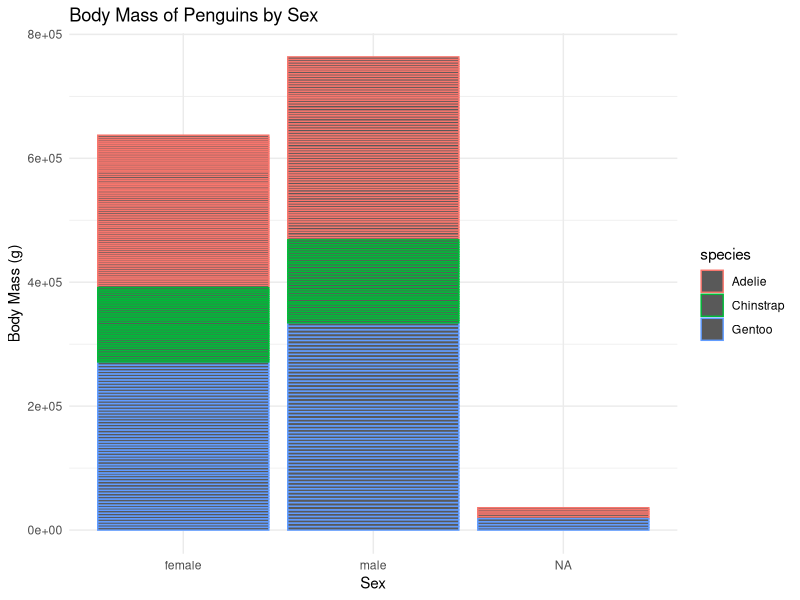
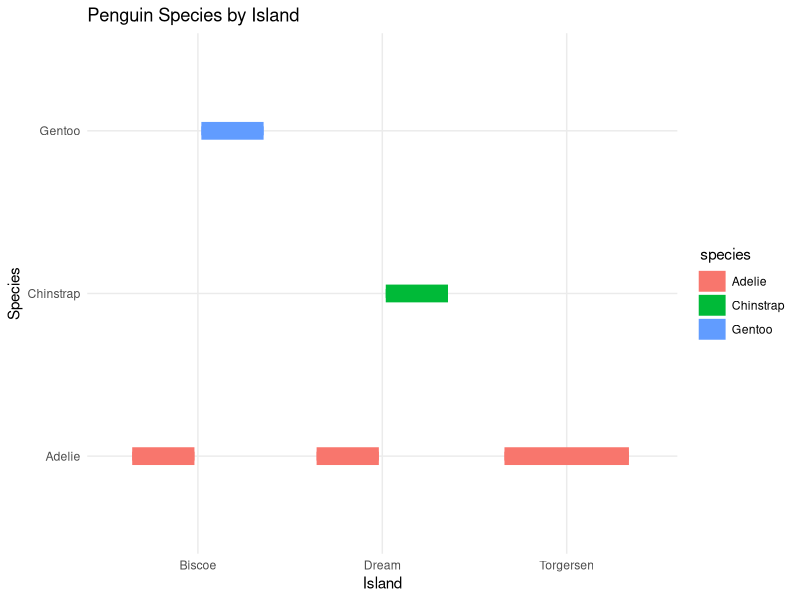

These figures' R source, in order:
## ---- chunk 1
library(palmerpenguins)
library(ggplot2)
#insert introduction commentary here
## ---- chunk 2
ncol(penguins)
nrow(penguins)
pmale <- penguins[penguins$sex == "male",]
pfemale <- penguins[penguins$sex == "female",]
nrow(pmale)
nrow(pfemale)
#There are 179 male penguins and 176 female penguins. Pretty even split!
padel <- penguins[penguins$species == "Adelie",]
pchin <- penguins[penguins$species == "Chinstrap",]
pgen <- penguins[penguins$species == "Gentoo",]
nrow(padel)
nrow(pchin)
nrow(pgen)
#There are 152 Adelie penguins, 68 Chinstrap penguins, and 124 Gentoo penguins. The Adelie penguins are the most common species in this dataset.
ibis <- penguins[penguins$island == "Biscoe",]
idream <- penguins[penguins$island == "Dream",]
itorg <- penguins[penguins$island == "Torgersen",]
nrow(ibis)
nrow(idream)
nrow(itorg)
#There are 168 penguins on Biscoe, 124 penguins on Dream, and 124 penguins on Torgersen. Biscoe is the most common island in this dataset.
## ---- chunk 3
ggplot(data = penguins, aes(x = sex, y = body_mass_g)) +
  geom_col(aes(color = species)) +
  labs(title = "Body Mass of Penguins by Sex",
       x = "Sex",
       y = "Body Mass (g)") +
  theme_minimal()

  ggplot(data = penguins, aes(x = island, y = species)) +
  geom_boxplot(aes(color = species), size = 3) +
  labs(title = "Penguin Species by Island",
       x = "Island",
       y = "Species") +
  theme_minimal()
